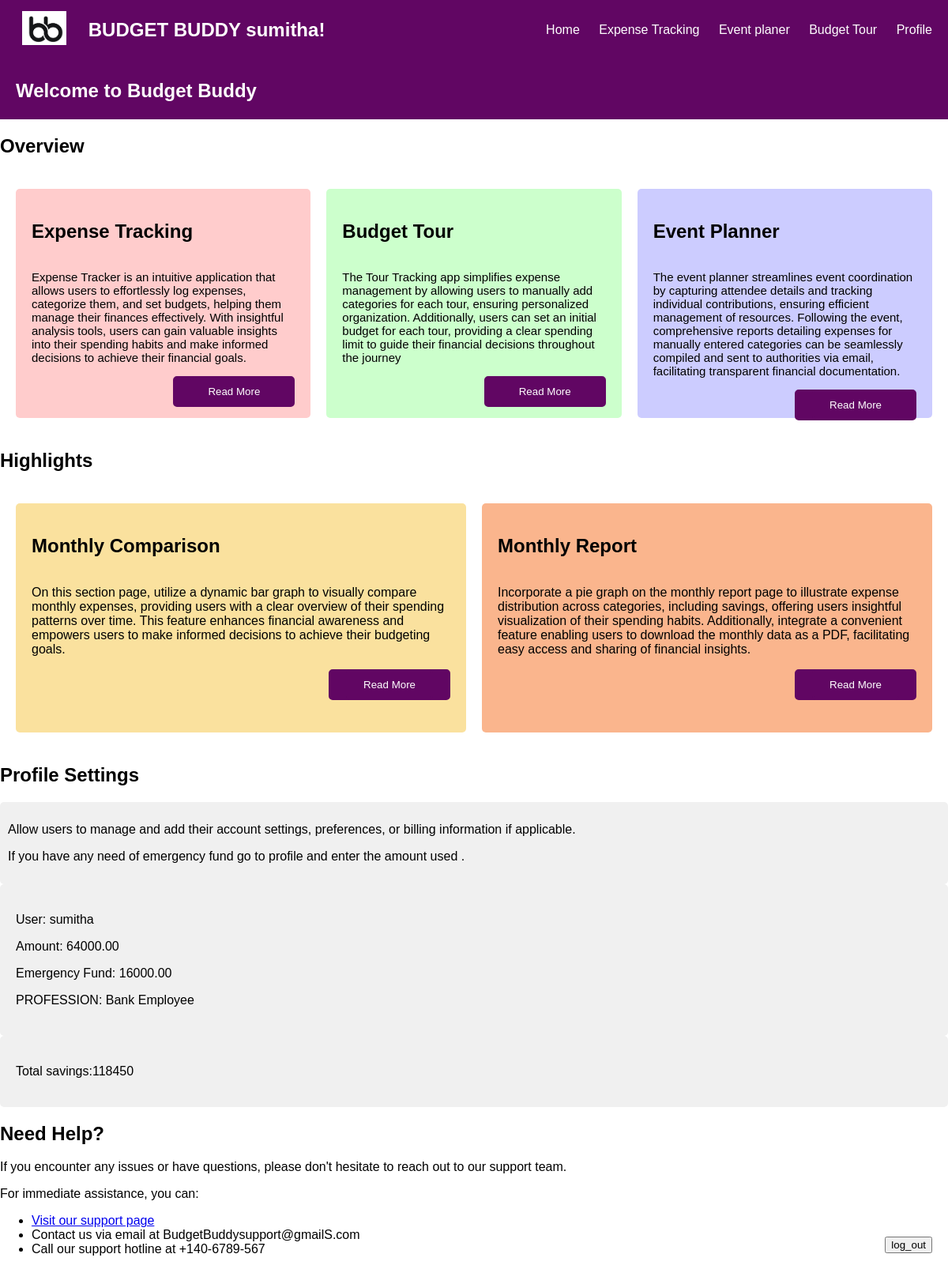
The app's page /home/ (signed in) with its own data.
### expenses/models.py (models this page shows, shortened)
class Income(models.Model):
    user = models.ForeignKey(User, on_delete=models.CASCADE)
    amount = models.DecimalField(max_digits=10, decimal_places=2)
    emergency = models.DecimalField(max_digits=10, decimal_places=2, default=0)
    profession = models.CharField(max_length=100, blank=True, null=True)
    savings = models.DecimalField(max_digits=10, decimal_places=2, default=0)
    class Meta:
        managed = True

### expenses/views.py (the view)
# urls.py: path('home/', views.home, name='home'),
def home(request):
    incomes = Income.objects.get(user=request.user)
    total_savings_expenses = ExpenseDetails.objects.filter(user=request.user, category='savings').aggregate(total_savings_expenses=Sum('cat_expense'))['total_savings_expenses'] or 0
    incomes.savings = total_savings_expenses
    incomes.save()
    return render(request, 'home.html', {'incomes': incomes, 'total_savings_expenses': total_savings_expenses})

### expenses/templates/home.html (shortened to what this page needs)
<!DOCTYPE html>
<html lang="en">
<head>
</head>
<body>
  {% include 'header.html' %}
  <div class="header">
    <h1>Welcome to Budget Buddy</h1>
  </div>
  <h2>Overview</h2>
  <div class="main-content">
    <div class="grid-item expense-item custom-color-1">
      <h2>Expense Tracking</h2>
      <p style="font-size: 15px;">Expense Tracker is an intuitive application that allows users to effortlessly log expenses, categorize them, and set budgets, helping them manage their finances effectively. With insightful analysis tools, users can gain valuable insights into their spending habits and make informed decisions to achieve their financial goals.</p>
      <button class="read-more-btn"><a href="{% url 'expense' %}" class="read-more-btn">Read More</a></button>
    </div>
    <div class="grid-item tour-item custom-color-2">
      <h2>Budget Tour</h2>
      <p style="font-size: 15px;">The Tour Tracking app simplifies expense management by allowing users to manually add categories for each tour, ensuring personalized organization. Additionally, users can set an initial budget for each tour, providing a clear spending limit to guide their financial decisions throughout the journey</p>
      <button class="read-more-btn"><a href="{% url 'hometour' %}" class="read-more-btn">Read More</a></button>
    </div>
    <div class="grid-item divider-item custom-color-3">
      <h2>Event Planner</h2>
      <p style="font-size: 15px;"">The event planner streamlines event coordination by capturing attendee details and tracking individual contributions, ensuring efficient management of resources. Following the event, comprehensive reports detailing expenses for manually entered categories can be seamlessly compiled and sent to authorities via email, facilitating transparent financial documentation.</p>
      <button class="read-more-btn"><a href="{% url 'eventhome' %}" class="read-more-btn">Read More</a></button>
    </div>
  </div>
<h2>Highlights</h2>
<div class="main-content">
  <div class="grid-item highlight custom-color-4">
    <h2>Monthly Comparison</h2>
    <p>On this section page, utilize a dynamic bar graph to visually compare monthly expenses, providing users with a clear overview of their spending patterns over time. This feature enhances financial awareness and empowers users to make informed decisions to achieve their budgeting goals.</p>
    <button class="read-more-btn"><a href="{% url 'bar' %}" class="read-more-btn">Read More</a></button>
  </div>
  <div class="grid-item highlight custom-color-5">
    <h2>Monthly Report</h2>
    <p>Incorporate a pie graph on the monthly report page to illustrate expense distribution across categories, including savings, offering users insightful visualization of their spending habits. Additionally, integrate a convenient feature enabling users to download the monthly data as a PDF, facilitating easy access and sharing of financial insights.</p>
    <button class="read-more-btn"><a href="{% url 'chart' %}" class="read-more-btn">Read More</a></button>
  </div>
</div>
<div>
  <h2>Profile Settings</h2>
  <div class="doc"  style="background-color: #f0f0f0; padding: 10px;  border-radius: 5px;">
  <p>Allow users to manage and add their account settings, preferences, or billing information if applicable.</p>
  <p>If you have any need of emergency fund go to profile and enter the amount used .</p>
  </div>
  <div class="income-container">
      {% if incomes %}
              <p>User: {{ incomes.user }}</p>
              <p>Amount: {{ incomes.amount }}</p>
              <p>Emergency Fund: {{ incomes.emergency }}</p>
              <p>PROFESSION: {{ incomes.profession }}</p>
      {% else %}
          <p>No income information available.</p>
      {% endif %}
  </div>
  <div class="savings-container">
    <p>Total savings:{{ total_savings_expenses }}</p>
</div>
</div>
  <div>
    <h2>Need Help?</h2>
    <p>If you encounter any issues or have questions, please don't hesitate to reach out to our support team.</p>
    <p>For immediate assistance, you can:</p>
    <ul>
      <li><a href="https://www.example.com/support">Visit our support page</a></li>
      <li>Contact us via email at BudgetBuddysupport@gmailS.com</li>
      <li>Call our support hotline at +140-6789-567</li>
    </ul>
  </div>
  <div class="next-button-container">
    <a href="{% url 'login' %}">
        <button>log_out</button>
    </a>
</div>
</body>
</html>

### expenses/templates/header.html (shortened to what this page needs)
<!DOCTYPE html>
<html lang="en">
<head>
</head>
<body>
    {% load static %}
    <header class="header">
        <div class="logo-and-name">
            <div class="logo">
                <img src="{% static 'images/logo.png' %}" alt="Logo" class="logo-image">
            </div>
            <div class="project-name">
                <h1>BUDGET BUDDY {{ request.user.username }}!</h1>
            </div>
        </div>
        <nav class="nav-links">
            <ul>
                <li><a href="{% url 'home' %}">Home</a></li>
                <li><a href="{% url 'expense' %}">Expense Tracking</a></li>
                <li><a href="{% url 'eventhome' %}">Event planer</a></li>
                <li><a href="{% url 'hometour' %}">Budget Tour</a></li>
                <li><a href="{% url 'profile' %}">Profile</a></li>
            </ul>
        </nav>
    </header>
</body>
</html>

### expenses/templates/home.html (style rules this page uses)
body { font-family: Arial, sans-serif; margin: 0; padding: 0; }
.header { background-color: #610663; color: #ffffff; padding: 20px; text-align: center; }
.main-content { padding: 20px; display: grid; grid-template-columns: repeat(auto-fit, minmax(300px, 1fr)); grid-gap: 20px; }
.grid-item { padding: 20px; border-radius: 5px; position: relative; height: 250px; display: flex; flex-direction: column; }
.highlight { background-color: #f0f0f0; }
.read-more-btn { background-color: #610663; color: #ffffff; padding: 10px 20px; border: 2px solid #610663; border-radius: 5px; cursor: pointer; text-decoration: none; transition: background-color 0.3s, color 0.3s, border-color 0.3s; align-self: flex-end; }
h1 { text-align: right; font-size: 24px; margin-top: 20px; }
.custom-color-1 { background-color: #ffcccc; }
.custom-color-2 { background-color: #ccffcc; }
.custom-color-3 { background-color: #ccccff; }
.custom-color-4 { background-color: #fae19e; }
.custom-color-5 { background-color: #fab58d; }
.income-container , .savings-container { background-color: #f0f0f0; padding: 20px; border-radius: 5px; }
.next-button-container { position: absolute; bottom: 20px; right: 20px; }

### expenses/templates/header.html (style rules this page uses)
body { font-family: 'Arial', sans-serif; background-size: cover; background-position: center; margin: 0; padding: 0; }
.header { height: 2cm; display: flex; justify-content: space-between; align-items: center; padding: 0 20px; background-color: #610663; }
.logo-and-name { display: flex; align-items: center; }
.logo { margin-right: 20px; }
.project-name h1 { color: white; margin: 0; }
.nav-links ul { list-style: none; margin: 0; padding: 0; }
.nav-links li { display: inline-block; margin-right: 20px; }
.nav-links li:last-child { margin-right: 0; }
.nav-links a { color: white; text-decoration: none; }
.logo-image { width: 1.5cm; height: auto; padding: 0.2cm; }

### records on screen
Income: user "sumitha", amount "64000.00", emergency "16000.00", profession "Bank Employee", savings "118450"

### other values on screen
{{ request.user.username }} "sumitha"
